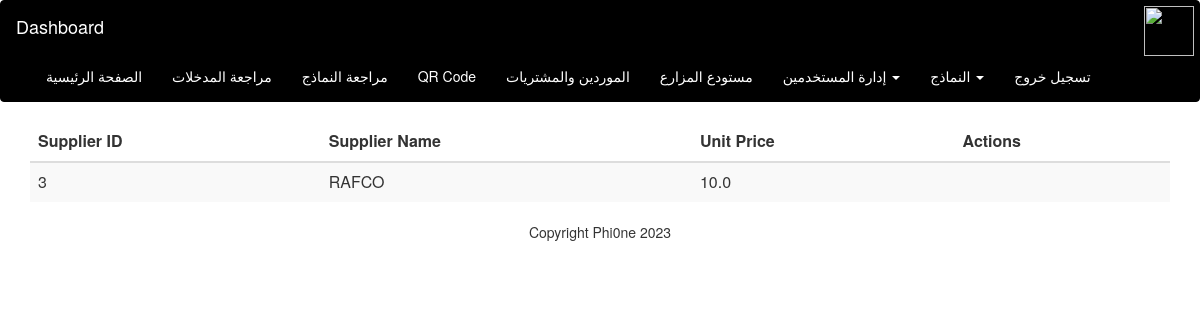
The app's page /suppliers_table/3 with its own data.
### model.py (models this page shows, shortened)
class Supplier(db.Model):
    id = db.Column(db.Integer, primary_key=True)
    supplier_name = db.Column(db.String(120), nullable=False)
    unit_price = db.Column(db.Float, nullable=False)
    type_id = db.Column(db.Integer, db.ForeignKey('type.id'), nullable=False)

### app.py (the view)
@app.route('/suppliers_table/<type_id>', methods=['GET', 'POST'])
def view_suppliers(type_id):
    if request.method == 'POST':
        supplier_id = request.form.get('supplier_id')
        if supplier_id:
            pass
    from categories.categoriesModel import get_suppliers_by_type_id
    suppliers = get_suppliers_by_type_id(type_id)
    return render_template("suppliers_table.html", suppliers=suppliers, type_id=type_id)

### categories/categoriesModel.py (called while the page is built)
def get_suppliers_by_type_id(type_id):
    suppliers = Supplier.query.filter_by(type_id=type_id).all()
    print(suppliers)
    return suppliers

### templates/suppliers_table.html (shortened to what this page needs)
{% extends "base.html" %}
{% block content %}
<div class="container">
    <table class="table table-striped">
        <thead>
            <tr>
                <th>Supplier ID</th>
                <th>Supplier Name</th>
                <th>Unit Price</th>
                <th>Actions</th>
            </tr>
        </thead>
        <tbody>
            {% for supplier in suppliers %}
            <tr>
                <td>{{ supplier.id }}</td>
                <td>{{ supplier.supplier_name }}</td>
                <td>{{ supplier.unit_price }}</td>
                <td></td>
            </tr>
            {% endfor %}
        </tbody>
    </table>
</div>
{% endblock %}

### records on screen
Supplier: id "3", supplier_name "RAFCO", unit_price "10.0"
